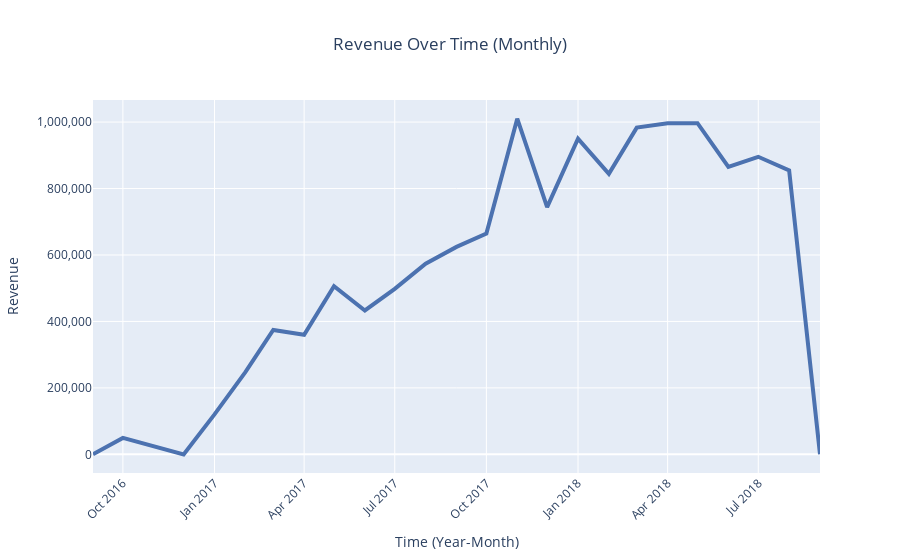

Notebook code for this chart:
### Code cell
tab1['year_month'] = tab1['order_purchase_timestamp'].dt.to_period('M')  
revenue_time = tab1.groupby('year_month')['price'].sum()

fig = px.line(revenue_time, x=revenue_time.index.astype(str), y=revenue_time, 
              labels={'x': 'Time (Year-Month)', 'y': 'Revenue'},
              title='Revenue Over Time (Monthly)',
              line_shape='linear')

fig.update_traces(line=dict(color='#4c72b0', width=4))
fig.update_layout(
    xaxis_tickangle=-45,  
    yaxis_tickformat=',.0f',  
    yaxis_title='Revenue',
    title_x=0.5,  
)

fig.show()

### Figure 1 — Plotly figure (JSON) as saved in the notebook; plotly's stock layout.template omitted (floating-point values rounded to 4 significant figures)
{"data": [{"hovertemplate": "Time (Year-Month)=%{x}<br>Revenue=%{y}<extra></extra>", "legendgroup": "", "line": {"color": "#4c72b0", "dash": "solid", "shape": "linear", "width": 4}, "marker": {"symbol": "circle"}, "mode": "lines", "name": "", "orientation": "v", "showlegend": false, "type": "scatter", "x": ["2016-09", "2016-10", "2016-12", "2017-01", "2017-02", "2017-03", "2017-04", "2017-05", "2017-06", "2017-07", "2017-08", "2017-09", "2017-10", "2017-11", "2017-12", "2018-01", "2018-02", "2018-03", "2018-04", "2018-05", "2018-06", "2018-07", "2018-08", "2018-09"], "xaxis": "x", "y": [267.4, 49510.0, 10.9, 120300.0, 247300.0, 374300.0, 359900.0, 506100.0, 433000.0, 498000.0, 574000.0, 624400.0, 664200.0, 1010000.0, 743900.0, 950000.0, 844200.0, 983200.0, 996600.0, 996500.0, 865100.0, 895500.0, 854700.0, 145], "yaxis": "y"}], "layout": {"legend": {"tracegroupgap": 0}, "title": {"text": "Revenue Over Time (Monthly)", "x": 0.5}, "xaxis": {"anchor": "y", "domain": [0, 1], "tickangle": -45, "title": {"text": "Time (Year-Month)"}}, "yaxis": {"anchor": "x", "domain": [0, 1], "tickformat": ",.0f", "title": {"text": "Revenue"}}}}
